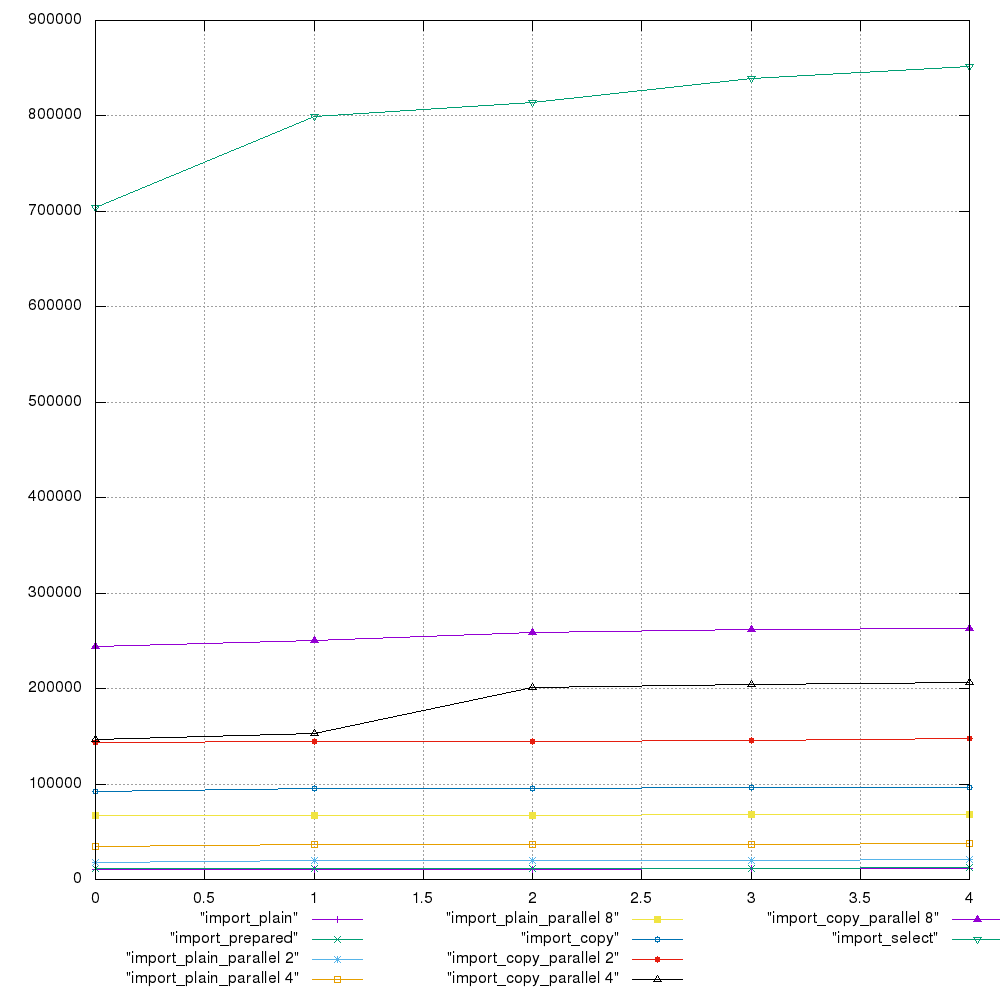

Recreate this plot in gnuplot.
set grid
set yrange [0:*]
set style data linespoints
set key below
set term png size 1000,1000
set output "result.png"
plot "import_plain", "import_prepared", "import_plain_parallel 2", "import_plain_parallel 4", "import_plain_parallel 8", "import_copy", "import_copy_parallel 2", "import_copy_parallel 4", "import_copy_parallel 8", "import_select"
